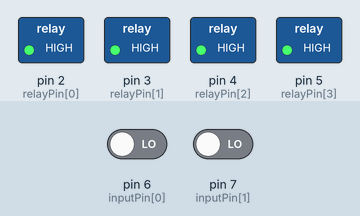
Bench run of a sketch on a simulated Arduino Uno, built with avr-gcc and run on an emulated ATmega328P. Shown: switched loads named in the sketch (green lamp = pin HIGH). The test bench sets the inputs (shaded band); at power-on: pin 6 (inputPin[0]) LOW, pin 7 (inputPin[1]) LOW. WiFi joins after 1.5 s; servers stay silent unless stated; what the sketch prints to the serial monitor is not drawn.

Above: at 1.2 s.
1.3 s: pin 6 (inputPin[0]) driven HIGH
At 1.8 s:
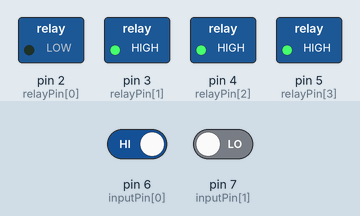
2.8 s: pin 7 (inputPin[1]) driven HIGH
At 4.0 s:
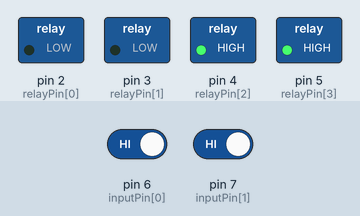
4.3 s: pin 6 (inputPin[0]) driven LOW
At 5.3 s:
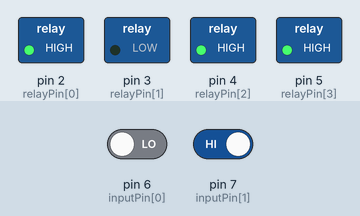
5.8 s: pin 7 (inputPin[1]) driven LOW
At 6.4 s:
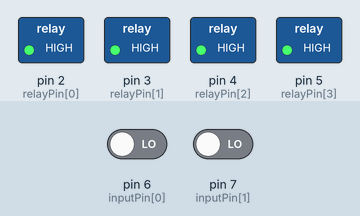
Timing chart, 0 to 8.3 s (numbered marks = the images above; inputs shaded):
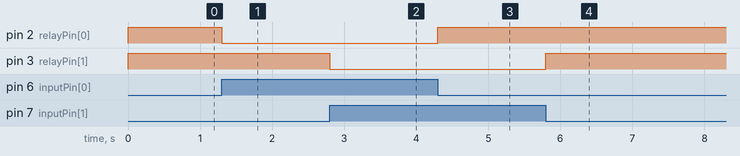

The sketch:

octopus-ledrelay.ino
```cpp
// (licence header left out)
/* This is the arduino code for lab cabin lights. It is basically designed
   to be 4 separate LED arrays driven from a common supply. They can be individually
   activated/deactivated either by telneting to Arduino server (with a default
   IP of 10.0.10.7) or via DAQ card digital outputs (by default 4..7) */

#include <SPI.h>
#include <Ethernet.h>

byte mac[]={0xde,0xad,0xbe,0xef,0xfe,0xed};
IPAddress ip(10,0,10,7);
IPAddress myDns(10,0,10,10);
IPAddress gateway(10,0,10,1);
IPAddress subnet(255,255,255,0);

// telnet defaults to port 23
EthernetServer server(23);
const int MAX_CLIENT=8;
EthernetClient clients[MAX_CLIENT];

const int INPUT_PIN_COUNT=2;
const int RELAY_PIN_COUNT=4;
int relayPin[RELAY_PIN_COUNT]={2,3,4,5};
int inputPin[INPUT_PIN_COUNT]={6,7};

const int BUF_SIZE=80; byte buffer[BUF_SIZE]; int bufCount;
char inStrC[BUF_SIZE]; String inStr,cmdStr,paramStr;

String cmdQuitStr=String("quit");
String cmdSetRelayStr=String("on");
String cmdResetRelayStr=String("off");

//bool D6_state=LOW;
//bool D7_state=LOW;

void setup() {
 // Input setup
 for (int i=0;i<INPUT_PIN_COUNT;i++) pinMode(inputPin[i],INPUT);
 // Relay setup
 for (int i=0;i<RELAY_PIN_COUNT;i++) { pinMode(relayPin[i],OUTPUT); digitalWrite(relayPin[i],HIGH); }

 PCICR=B00000100; // PCIE0 -> PORT D
// PCMSK0=B00000011; // Only pins 8,9 will generate a change in
// PCMSK1=B00000000;
 PCMSK2=B11000000; // Only pins 6,7 will generate a change interrupt
// PCIFR|=B00000001; // Clear interrupt flag register

// attachInterrupt(digitalPinToInterrupt(2),setRelayCombo,RISING);

 // You can use Ethernet.init(pin) to configure the CS pin
 Ethernet.init(10);  // Most Arduino shields
 Ethernet.begin(mac,ip,myDns,gateway,subnet);
 Serial.begin(9600);
 while (!Serial); // wait for serial port to connect. Needed for native USB port only

 if (Ethernet.hardwareStatus()==EthernetNoHardware) {
  Serial.println("Error: Ethernet shield not found.");
  while (true) delay(1);
 }
 if (Ethernet.linkStatus()==LinkOFF) Serial.println("Ethernet cable is not connected.");

 server.begin(); // Start listening for clients
 Serial.print("Server address:"); Serial.println(Ethernet.localIP());
}

//void setRelayCombo() {
// for (byte i=0;i<RELAY_PIN_COUNT;i++) {
//  if (digitalRead(inputPin[i])) digitalWrite(relayPin[i],LOW); else digitalWrite(relayPin[i],HIGH);
// }
//}

ISR (PCINT2_vect) {
// if (digitalRead(6) && D6_state) D6_state=HIGH;
// else if (digitalRead(6) && !D6_state) D6_state=LOW;

// if (digitalRead(7) && D7_state) D7_state=HIGH;
// else if (digitalRead(7) && !D7_state) D7_state=LOW;

 for (byte i=0;i<INPUT_PIN_COUNT;i++)
  if (digitalRead(inputPin[i])==HIGH) digitalWrite(relayPin[i],LOW); else digitalWrite(relayPin[i],HIGH);
}

void loop() {
 EthernetClient newClient=server.accept();
 if (newClient) {
  for (byte i=0;i<MAX_CLIENT;i++) {
   if (!clients[i]) {
    Serial.print("New client: #"); Serial.println(i);
    newClient.print("Welcome to Octopus Lab LED Relay Server (10.0.10.7).\n");
    newClient.print("Commands:\nquit: Quits.\non <#>\noff <#>\n----\n");
    clients[i]=newClient;
    //clients[i].write(">");
    break;
   }
  }
 }

 for (byte i=0;i<MAX_CLIENT;i++) {
  if (clients[i] && clients[i].available()>0) {
   bufCount=clients[i].read(buffer,BUF_SIZE);
   for (byte j=0;j<bufCount;j++) inStrC[j]=(char)buffer[j]; inStrC[bufCount-2]='\0';
   inStr=String(inStrC); inStr.trim();
   byte idx=inStr.indexOf(' ');
   if (idx==-1) cmdStr=inStr;
   else {
    cmdStr=inStr.substring(0,idx);
    paramStr=inStr.substring(idx+1,inStr.length());
   }

   // Parsed .. now interpret ..
   if (cmdStr.equals(cmdQuitStr)) {
    clients[i].stop();
    Serial.print("Disconnect client #"); Serial.println(i);
   } else if (cmdStr.equals(cmdSetRelayStr)) {
    byte relayNo=paramStr.toInt();
    digitalWrite(relayPin[relayNo],LOW);
    Serial.print("Relay on #"); Serial.println(relayNo);
   } else if (cmdStr.equals(cmdResetRelayStr)) {
    byte relayNo=paramStr.toInt();
    digitalWrite(relayPin[relayNo],HIGH);
    Serial.print("Relay off #"); Serial.println(relayNo);
   }
   clients[i].write(">");
  }
 }

 // stop any clients which disconnect
 for (byte i=0;i<MAX_CLIENT;i++) {
  if (clients[i] && !clients[i].connected()) {
   Serial.print("disconnect client #"); Serial.println(i);
   clients[i].stop();
  }
 }
}

//   Serial.print(cmdStr); Serial.println((byte)cmdStr.length());
```

Measured:
- after the input at 1.3 s, pin 2 (relayPin[0]): HIGH → LOW at once
- after the input at 2.8 s, pin 3 (relayPin[1]): HIGH → LOW at once
- after the input at 4.3 s, pin 2 (relayPin[0]): LOW → HIGH at once
- after the input at 5.8 s, pin 3 (relayPin[1]): LOW → HIGH at once
